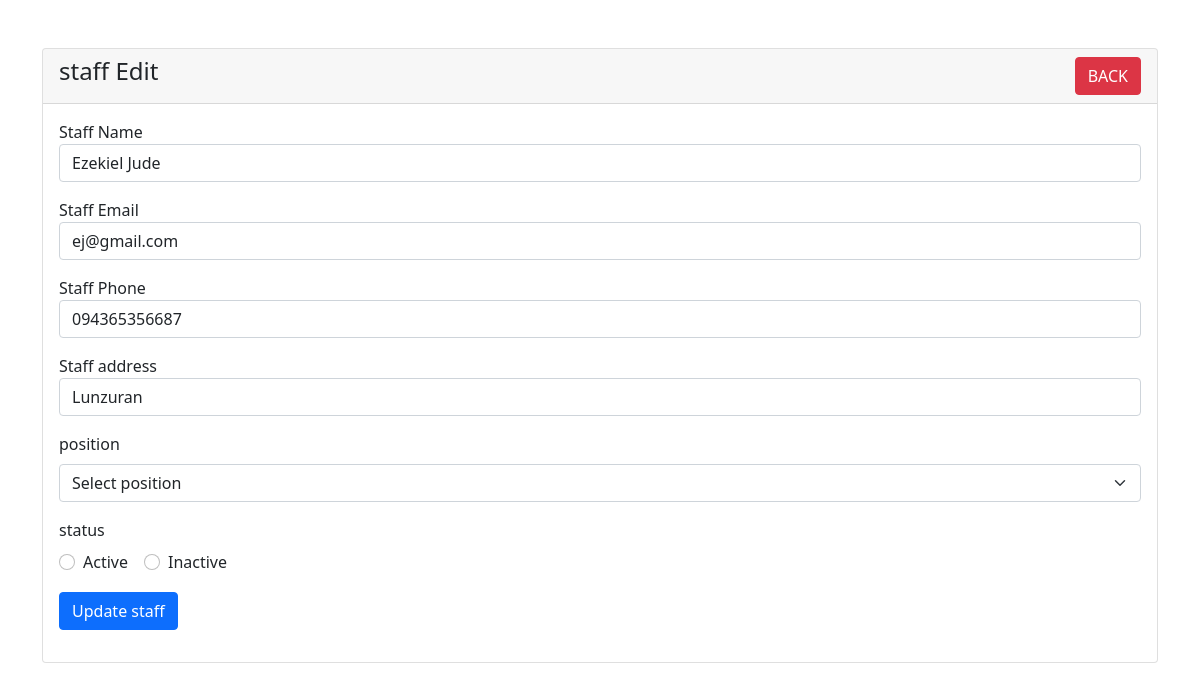
The page /admin/staff-edit.php?id=1 on the database its author committed.
### tables this page shows
CREATE TABLE `staff` (
  `id` int(6) NOT NULL,
  `name` varchar(255) NOT NULL,
  `email` varchar(255) NOT NULL,
  `phone` varchar(255) NOT NULL,
  `address` varchar(255) NOT NULL,
  `position` varchar(255) NOT NULL,
  `status` varchar(255) NOT NULL
);

### admin/staff-edit.php (the view, shortened to what this page needs)
<?php
require 'dbcon.php';
?>
<!doctype html>
<html lang="en">
  <head>
    <link href="https://cdn.jsdelivr.net/npm/bootstrap@5.1.3/dist/css/bootstrap.min.css" rel="stylesheet">
</head>
<body>
    <div class="container mt-5">
        <div class="row">
            <div class="col-md-12">
                <div class="card">
                    <div class="card-header">
                        <h4>staff Edit
                            <a href="staff-page.php" class="btn btn-danger float-end">BACK</a>
                        </h4>
                    </div>
                    <div class="card-body">
                        <?php
                        if(isset($_GET['id']))
                        {
                            $staff_id = mysqli_real_escape_string($con, $_GET['id']);
                            $query = "SELECT * FROM staff WHERE id='$staff_id' ";
                            $query_run = mysqli_query($con, $query);
                            if(mysqli_num_rows($query_run) > 0)
                            {
                                $staff = mysqli_fetch_array($query_run);
                                ?>
                                <form action="staff-code.php" method="POST">
                                    <div class="mb-3">
                                        <label>Staff Name</label>
                                        <input type="text" name="name" value="<?=$staff['name'];?>" class="form-control">
                                    </div>
                                    <div class="mb-3">
                                        <label>Staff Email</label>
                                        <input type="email" name="email" value="<?=$staff['email'];?>" class="form-control">
                                    </div>
                                    <div class="mb-3">
                                        <label>Staff Phone</label>
                                        <input type="text" name="phone" value="<?=$staff['phone'];?>" class="form-control">
                                    </div>
                                    <div class="mb-3">
                                        <label>Staff address</label>
                                        <input type="text" name="address" value="<?=$staff['address'];?>" class="form-control">
                                    </div>
                                        <div class="mb-3">
                                            <label for="position" class="form-label">position</label>
                                            <select name="position"  value="<?=$staff['position'];?>" class="form-select">
                                                <option value="">Select position</option>
                                            </select>
                                        </div>
                            <div class="mb-3">
                                <label class="form-label">status</label>
                                <div class="d-flex">
                                    <div class="form-check">
                                        <input type="radio" class="form-check-input" id="statusActive" name="status" value="<?=$staff['status'];?>" value="Active" <?php if(isset($_POST['status']) && $_POST['status'] == 'Active') { echo 'checked'; } ?>>
                                        <label class="form-check-label" for="statusActive">Active</label>
                                    </div>
                                    <div class="form-check ms-3">
                                        <input type="radio" class="form-check-input" id="statusDeactivated" name="status" value="Inactive" <?php if(isset($_POST['status']) && $_POST['status'] == 'Inactive') { echo 'checked'; } ?>>
                                        <label class="form-check-label" for="statusDeactivated">Inactive</label>
                                    </div>
                                </div>
                            </div>
                                    <div class="mb-3">
                                        <button type="submit" name="update_staff" class="btn btn-primary">
                                            Update staff
                                        </button>
                                    </div>
                                </form>
                                <?php
                            }
                            else
                            {
                                echo "<h4>No Such Id Found</h4>";
                            }
                        }
                        ?>
                    </div>
                </div>
            </div>
        </div>
    </div>
</body>
</html>

### rows shown on the page
staff: name "Ezekiel Jude", email "ej@gmail.com", phone "094365356687", address "Lunzuran"
